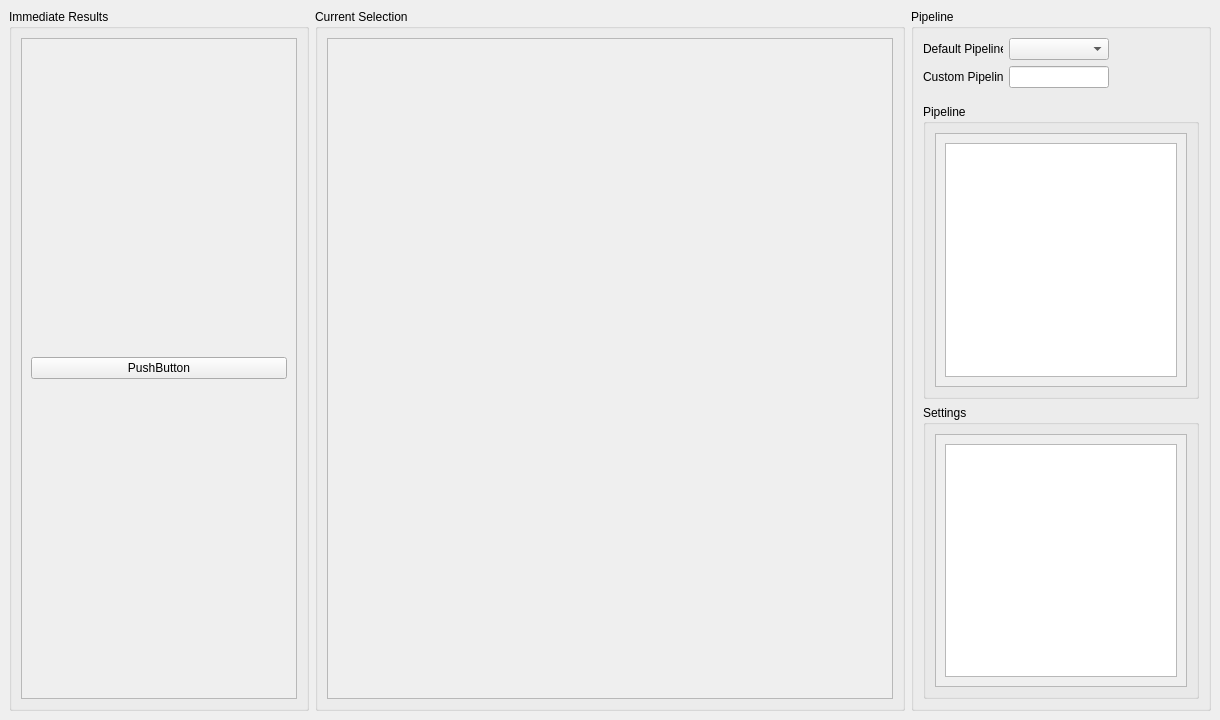
<?xml version="1.0" encoding="UTF-8"?>
<ui version="4.0">
 <class>MainWindow</class>
 <widget class="QMainWindow" name="MainWindow">
  <property name="geometry">
   <rect>
    <x>0</x>
    <y>0</y>
    <width>1220</width>
    <height>720</height>
   </rect>
  </property>
  <property name="windowTitle">
   <string>MainWindow</string>
  </property>
  <widget class="QWidget" name="CentralView">
   <layout class="QVBoxLayout" name="verticalLayout_3">
    <item>
     <layout class="QHBoxLayout" name="main_layout">
      <item>
       <widget class="QGroupBox" name="immediate_results_group">
        <property name="minimumSize">
         <size>
          <width>300</width>
          <height>500</height>
         </size>
        </property>
        <property name="maximumSize">
         <size>
          <width>300</width>
          <height>16777215</height>
         </size>
        </property>
        <property name="title">
         <string>Immediate Results</string>
        </property>
        <layout class="QVBoxLayout" name="verticalLayout_6">
         <item>
          <widget class="QScrollArea" name="scrollArea_4">
           <property name="widgetResizable">
            <bool>true</bool>
           </property>
           <widget class="QWidget" name="left_scroll">
            <property name="geometry">
             <rect>
              <x>0</x>
              <y>0</y>
              <width>278</width>
              <height>665</height>
             </rect>
            </property>
            <layout class="QVBoxLayout" name="verticalLayout_9">
             <item>
              <layout class="QVBoxLayout" name="intermediate_results">
               <item>
                <widget class="QPushButton" name="pushButton">
                 <property name="text">
                  <string>PushButton</string>
                 </property>
                </widget>
               </item>
              </layout>
             </item>
            </layout>
           </widget>
          </widget>
         </item>
        </layout>
       </widget>
      </item>
      <item>
       <widget class="QGroupBox" name="center_display_group">
        <property name="minimumSize">
         <size>
          <width>300</width>
          <height>500</height>
         </size>
        </property>
        <property name="title">
         <string>Current Selection</string>
        </property>
        <layout class="QVBoxLayout" name="verticalLayout_7">
         <item>
          <widget class="QScrollArea" name="center_scroll">
           <property name="widgetResizable">
            <bool>true</bool>
           </property>
           <widget class="QWidget" name="main_image_widget">
            <property name="geometry">
             <rect>
              <x>0</x>
              <y>0</y>
              <width>566</width>
              <height>665</height>
             </rect>
            </property>
            <layout class="QVBoxLayout" name="verticalLayout_8">
             <item>
              <widget class="QLabel" name="main_image">
               <property name="text">
                <string/>
               </property>
              </widget>
             </item>
            </layout>
           </widget>
          </widget>
         </item>
        </layout>
       </widget>
      </item>
      <item>
       <widget class="QGroupBox" name="groupBox_2">
        <property name="minimumSize">
         <size>
          <width>300</width>
          <height>500</height>
         </size>
        </property>
        <property name="maximumSize">
         <size>
          <width>300</width>
          <height>16777215</height>
         </size>
        </property>
        <property name="title">
         <string>Pipeline</string>
        </property>
        <layout class="QGridLayout" name="gridLayout">
         <item row="0" column="1" colspan="2">
          <widget class="QComboBox" name="comboBox">
           <property name="minimumSize">
            <size>
             <width>100</width>
             <height>0</height>
            </size>
           </property>
           <property name="maximumSize">
            <size>
             <width>100</width>
             <height>16777215</height>
            </size>
           </property>
          </widget>
         </item>
         <item row="1" column="0">
          <widget class="QLabel" name="label_2">
           <property name="minimumSize">
            <size>
             <width>80</width>
             <height>0</height>
            </size>
           </property>
           <property name="maximumSize">
            <size>
             <width>80</width>
             <height>16777215</height>
            </size>
           </property>
           <property name="text">
            <string>Custom Pipeline</string>
           </property>
          </widget>
         </item>
         <item row="1" column="1" colspan="2">
          <widget class="QLineEdit" name="lineEdit">
           <property name="sizePolicy">
            <sizepolicy hsizetype="Preferred" vsizetype="Fixed">
             <horstretch>0</horstretch>
             <verstretch>0</verstretch>
            </sizepolicy>
           </property>
           <property name="minimumSize">
            <size>
             <width>100</width>
             <height>0</height>
            </size>
           </property>
           <property name="maximumSize">
            <size>
             <width>100</width>
             <height>16777215</height>
            </size>
           </property>
          </widget>
         </item>
         <item row="2" column="1">
          <spacer name="verticalSpacer">
           <property name="orientation">
            <enum>Qt::Vertical</enum>
           </property>
           <property name="sizeType">
            <enum>QSizePolicy::Fixed</enum>
           </property>
           <property name="sizeHint" stdset="0">
            <size>
             <width>0</width>
             <height>10</height>
            </size>
           </property>
          </spacer>
         </item>
         <item row="3" column="0" colspan="3">
          <widget class="QGroupBox" name="groupBox_5">
           <property name="title">
            <string>Pipeline</string>
           </property>
           <layout class="QVBoxLayout" name="verticalLayout_2">
            <item>
             <widget class="QScrollArea" name="scrollArea">
              <property name="widgetResizable">
               <bool>true</bool>
              </property>
              <widget class="QWidget" name="scrollAreaWidgetContents_2">
               <property name="geometry">
                <rect>
                 <x>0</x>
                 <y>0</y>
                 <width>258</width>
                 <height>262</height>
                </rect>
               </property>
               <layout class="QVBoxLayout" name="verticalLayout_4">
                <item>
                 <widget class="QListView" name="listView_5"/>
                </item>
               </layout>
              </widget>
             </widget>
            </item>
           </layout>
          </widget>
         </item>
         <item row="4" column="0" colspan="3">
          <widget class="QGroupBox" name="groupBox_3">
           <property name="title">
            <string>Settings</string>
           </property>
           <layout class="QVBoxLayout" name="verticalLayout">
            <item>
             <widget class="QScrollArea" name="scrollArea_2">
              <property name="widgetResizable">
               <bool>true</bool>
              </property>
              <widget class="QWidget" name="scrollAreaWidgetContents_3">
               <property name="geometry">
                <rect>
                 <x>0</x>
                 <y>0</y>
                 <width>258</width>
                 <height>261</height>
                </rect>
               </property>
               <layout class="QVBoxLayout" name="verticalLayout_5">
                <item>
                 <widget class="QListView" name="listView_4"/>
                </item>
               </layout>
              </widget>
             </widget>
            </item>
           </layout>
          </widget>
         </item>
         <item row="0" column="0">
          <widget class="QLabel" name="label">
           <property name="minimumSize">
            <size>
             <width>80</width>
             <height>0</height>
            </size>
           </property>
           <property name="maximumSize">
            <size>
             <width>80</width>
             <height>16777215</height>
            </size>
           </property>
           <property name="text">
            <string>Default Pipelines</string>
           </property>
          </widget>
         </item>
        </layout>
        <zorder>lineEdit</zorder>
        <zorder>label_2</zorder>
        <zorder>label</zorder>
        <zorder>comboBox</zorder>
        <zorder>groupBox_3</zorder>
        <zorder>groupBox_5</zorder>
        <zorder>verticalSpacer</zorder>
       </widget>
      </item>
     </layout>
    </item>
   </layout>
  </widget>
  <action name="PipelineMenu">
   <property name="text">
    <string>Pipeline</string>
   </property>
   <property name="toolTip">
    <string>Menuentrys for saving and loading pipelines</string>
   </property>
  </action>
  <action name="actionImages">
   <property name="text">
    <string>Images</string>
   </property>
   <property name="toolTip">
    <string>Menu for saving and loading images</string>
   </property>
  </action>
  <action name="actionLoad">
   <property name="text">
    <string>Load</string>
   </property>
   <property name="toolTip">
    <string>Load a presaved pipeline in json format</string>
   </property>
  </action>
  <action name="actionSave">
   <property name="text">
    <string>Save</string>
   </property>
   <property name="toolTip">
    <string>Save the pipeline settings in a json format. You can load your specified Pipeline in later program calls to process the same settings on other images.</string>
   </property>
  </action>
  <action name="actionLoad_2">
   <property name="text">
    <string>Load</string>
   </property>
   <property name="toolTip">
    <string>Load a presaved Pipeline in json format.</string>
   </property>
  </action>
  <action name="actionSave_2">
   <property name="text">
    <string>Specify Output location</string>
   </property>
   <property name="toolTip">
    <string>Specify the default output location in yout file system. Your processed images and graphs will be stored there after processing.</string>
   </property>
  </action>
  <action name="actionLoad_3">
   <property name="text">
    <string>Load Image</string>
   </property>
   <property name="toolTip">
    <string>Load a single image file from the file system.</string>
   </property>
  </action>
  <action name="actionLoad_Image_Folder">
   <property name="text">
    <string>Load Image Folder</string>
   </property>
   <property name="toolTip">
    <string>Load a complete folder of images. To display immediate results, the program will use the first image of the folder as default.</string>
   </property>
  </action>
 </widget>
 <resources/>
 <connections/>
</ui>
